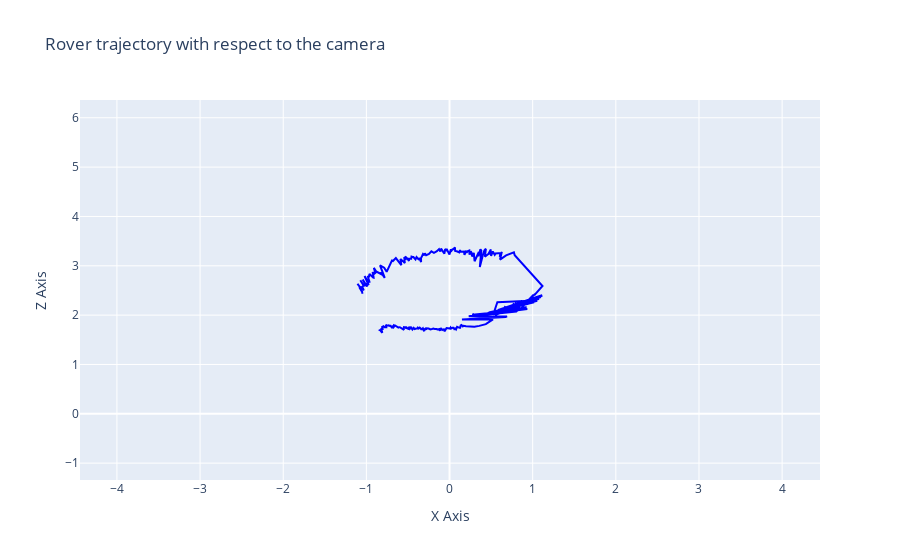

The cell this chart's notebook holds for it:
### Code cell
import plotly.graph_objs as go


# Create a 2D scatter plot
fig = go.Figure(data=[go.Scatter(
    x=data1['x'],
    y=data1['z'],
    mode='lines',
    marker=dict(size=10, color='blue'),
    line=dict(color='blue')
)])

# Set labels and title
fig.update_layout(
    title="Rover trajectory with respect to the camera",
    xaxis_title='X Axis',
    yaxis_title='Z Axis'
)

# Show the interactive plot
fig.show()

### Figure 1 — Plotly figure (JSON) as saved in the notebook; plotly's stock layout.template omitted (floating-point values rounded to 4 significant figures; data arrays with more than 128 entries replaced by an {"elided": "..."} marker saying what was removed)
{"data": [{"line": {"color": "blue"}, "marker": {"color": "blue", "size": 10}, "mode": "lines", "type": "scatter", "x": {"elided": "375 float values"}, "y": {"elided": "375 float values"}}], "layout": {"autosize": true, "title": {"text": "Rover trajectory with respect to the camera"}, "xaxis": {"autorange": false, "range": [-4.444, 4.455], "title": {"text": "X Axis"}, "type": "linear"}, "yaxis": {"autorange": false, "range": [-1.342, 6.36], "title": {"text": "Z Axis"}, "type": "linear"}}}
